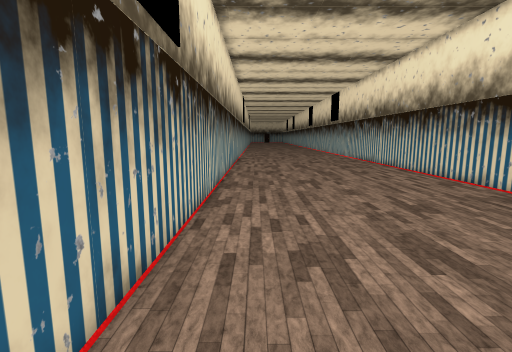
[1] (above)

17 first-person views from a walk through a scene from a Unity 3-D project. The camera is 1.4 m above the floor, tilts 8° down and sees 85° across. Doors are open. The floor is counted in squares, 0.5 m on a side. Each view is taken from the middle of a square. On the plan, view 1 faces up. The plan holds only what a view shows up to about 19 squares ahead; the rest is blank. The place goes on beyond the plan. Some animated figures are left out.

[2]
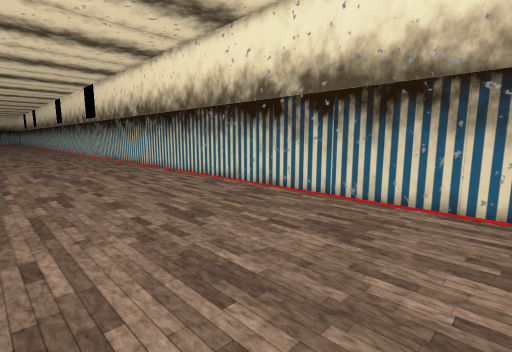

[3]
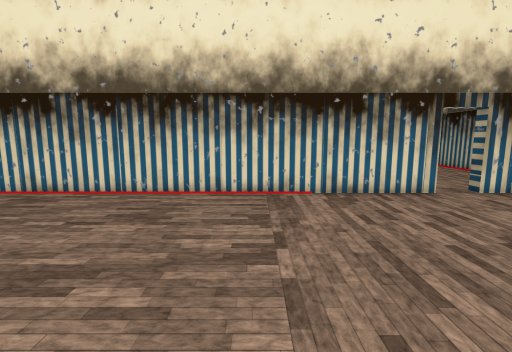

[4]
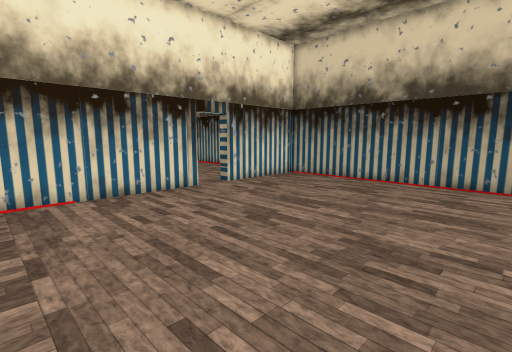

[5]
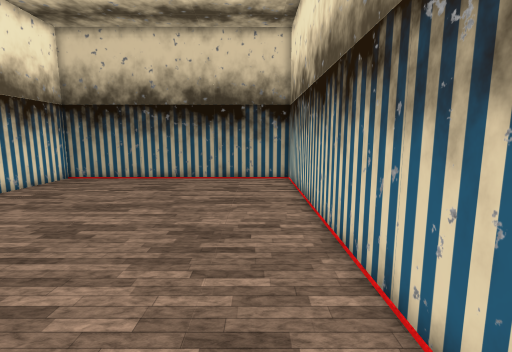

[6]
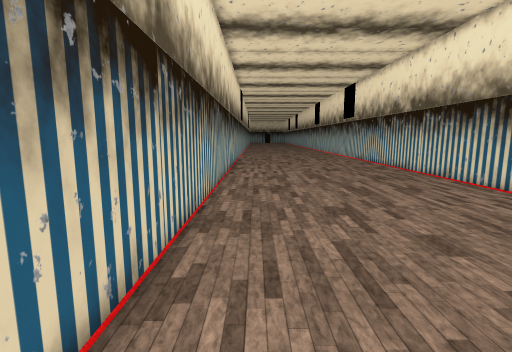

[7]
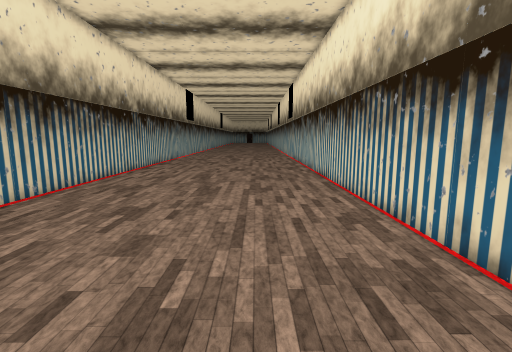

[8]
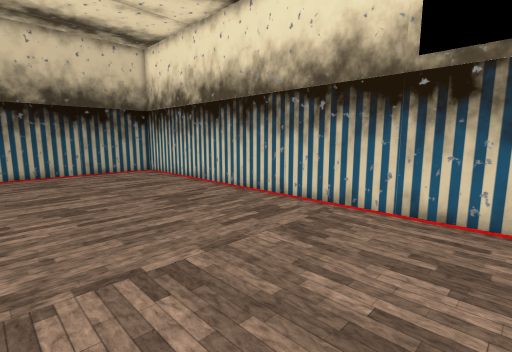

[9]
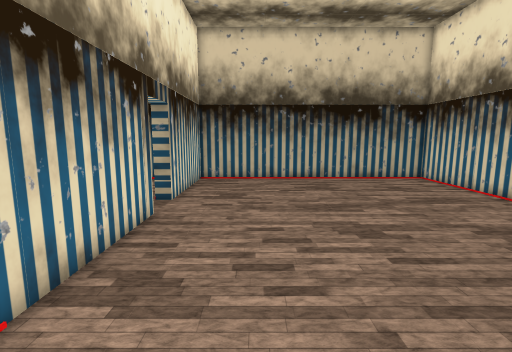

[10]
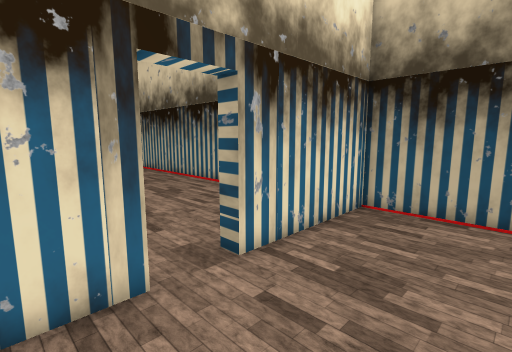

[11]
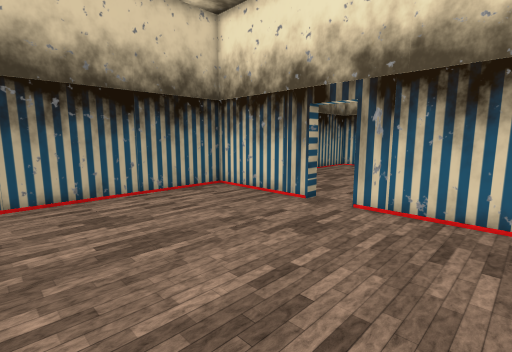

[12]
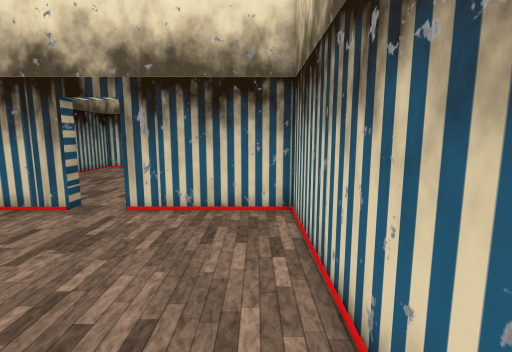

[13]
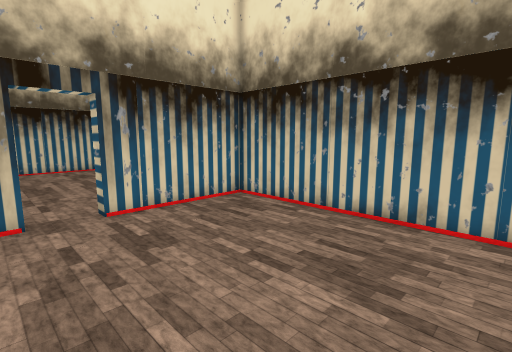

[14]
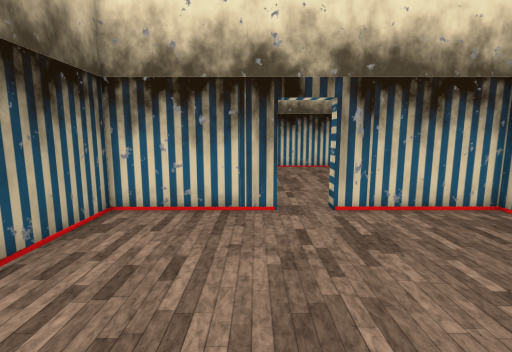

[15]
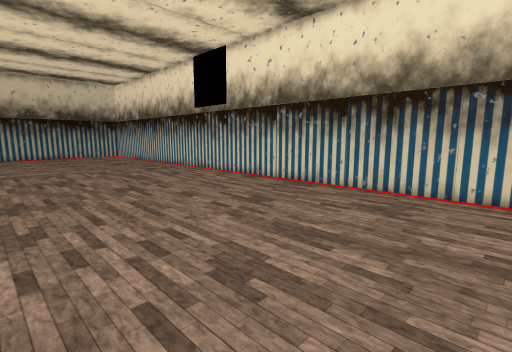

[16]
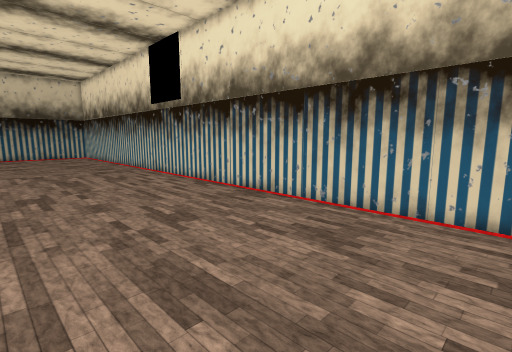

[17]
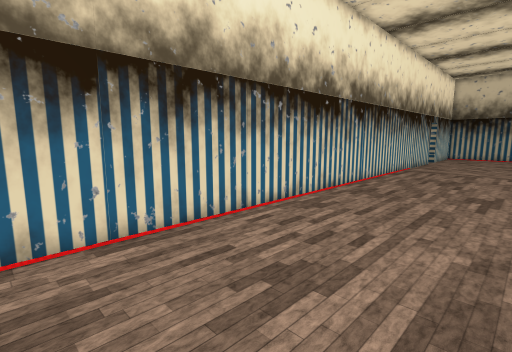

### Floor plan
Points are (right, up) in squares from view 1. A wall is a line through its corners. A room is listed if a view was taken in it or the views show most of it. See-through windows are left out.
Room 1 (views 1, 2, 3, 4, 5, 6, 7, 8, 9, 10, 15, 16, 17)
walls: (12.8, -7) (12.8, 26.3); (-2.3, 26.1) (-2.3, -15.8) (12.8, -15.8) (12.8, -9.2)
ways out: open door at (13, -8) to room 2
Room 2 (views 11, 12, 13, 14)
walls: (13.5, -9.2) (13.5, -15.6) (24.5, -15.6); (23.9, -0.6) (13.5, -0.6) (13.5, -7)
ways out: open door at (13, -8) to room 1

Positions as (right, up) in squares from view 1, and headings:
1: (0, 0), facing up
2: (1, 2), facing up-right
3: (-1, 2), facing right
4: (-1, 2), facing down-right
5: (0, 3), facing down
6: (0, 7), facing up
7: (8, 7), facing up
8: (8, 7), facing down-left
9: (9, 3), facing down
10: (8, -5), facing down-right
11: (24, -2), facing down-left
12: (24, -2), facing left
13: (24, -10), facing up-left
14: (24, -10), facing left
15: (12, 26), facing down-left
16: (8, 26), facing down-left
17: (5, 26), facing down-right
